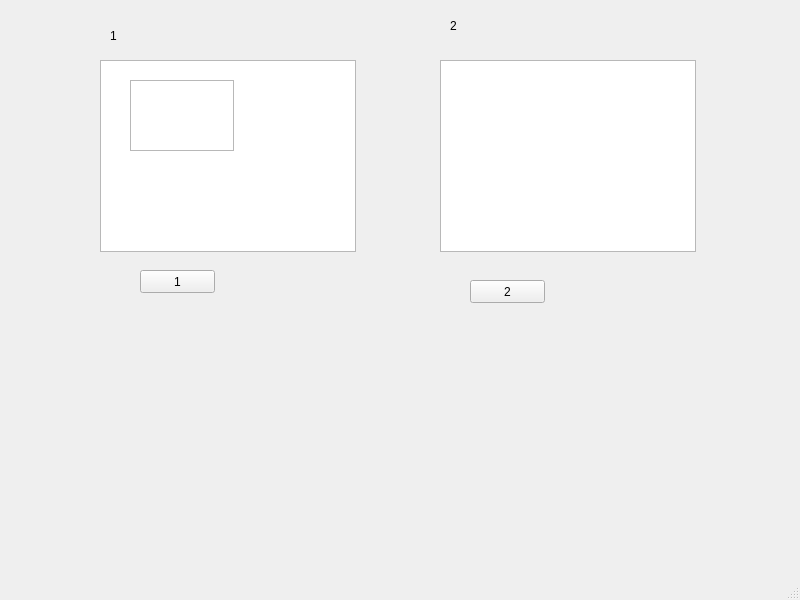
<?xml version="1.0" encoding="UTF-8"?>
<ui version="4.0">
 <class>MainWindow</class>
 <widget class="QMainWindow" name="MainWindow">
  <property name="geometry">
   <rect>
    <x>0</x>
    <y>0</y>
    <width>800</width>
    <height>600</height>
   </rect>
  </property>
  <property name="windowTitle">
   <string>MainWindow</string>
  </property>
  <widget class="QWidget" name="centralwidget">
   <widget class="QPushButton" name="pushButton">
    <property name="geometry">
     <rect>
      <x>140</x>
      <y>270</y>
      <width>75</width>
      <height>23</height>
     </rect>
    </property>
    <property name="text">
     <string>1</string>
    </property>
   </widget>
   <widget class="QTextBrowser" name="textBrowser">
    <property name="geometry">
     <rect>
      <x>100</x>
      <y>60</y>
      <width>256</width>
      <height>192</height>
     </rect>
    </property>
   </widget>
   <widget class="QPlainTextEdit" name="plainTextEdit">
    <property name="geometry">
     <rect>
      <x>130</x>
      <y>80</y>
      <width>104</width>
      <height>71</height>
     </rect>
    </property>
   </widget>
   <widget class="QPlainTextEdit" name="plainTextEdit_2">
    <property name="geometry">
     <rect>
      <x>510</x>
      <y>70</y>
      <width>104</width>
      <height>71</height>
     </rect>
    </property>
   </widget>
   <widget class="QTextBrowser" name="textBrowser_2">
    <property name="geometry">
     <rect>
      <x>440</x>
      <y>60</y>
      <width>256</width>
      <height>192</height>
     </rect>
    </property>
   </widget>
   <widget class="QLabel" name="label">
    <property name="geometry">
     <rect>
      <x>110</x>
      <y>30</y>
      <width>47</width>
      <height>12</height>
     </rect>
    </property>
    <property name="text">
     <string>1</string>
    </property>
   </widget>
   <widget class="QLabel" name="label_2">
    <property name="geometry">
     <rect>
      <x>450</x>
      <y>20</y>
      <width>47</width>
      <height>12</height>
     </rect>
    </property>
    <property name="text">
     <string>2</string>
    </property>
   </widget>
   <widget class="QPushButton" name="pushButton_2">
    <property name="geometry">
     <rect>
      <x>470</x>
      <y>280</y>
      <width>75</width>
      <height>23</height>
     </rect>
    </property>
    <property name="text">
     <string>2</string>
    </property>
   </widget>
  </widget>
  <widget class="QMenuBar" name="menubar">
   <property name="geometry">
    <rect>
     <x>0</x>
     <y>0</y>
     <width>800</width>
     <height>21</height>
    </rect>
   </property>
  </widget>
  <widget class="QStatusBar" name="statusbar"/>
 </widget>
 <resources/>
 <connections/>
</ui>
